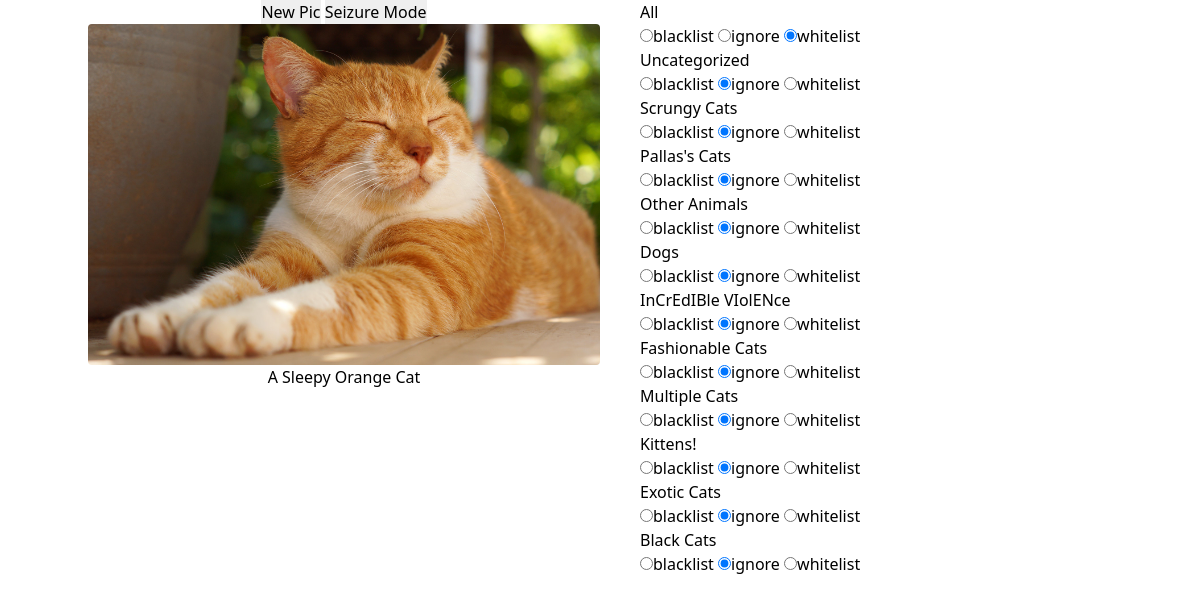
The app's page /CatPic/ with its own data.
### CatPic/models.py (models this page shows, shortened)
class Pic(models.Model):
    pic_id = (models.CharField(max_length=16, default='CatPic000', primary_key=True, unique=True))
    pic_name = (models.CharField(max_length=64, default='A Picture of a Cat'))
    pic_url = (models.ImageField(upload_to='CatPicPics'))
    pic_cats = (models.JSONField(default=default_cats))
    objects = models.Manager

class Filter(models.Model):
    fil_text = (models.CharField(max_length=128, default='filter'))
    fil_cat = (models.CharField(max_length=32, default='filter'))
    objects = models.Manager

### CatPic/views.py (the view)
# urls.py: path('', views.index, name='index'),
def index(request):
    clowder = dict()
    catpics = Pic.objects.all()
    for i, pic in enumerate(catpics):
        url = pic.pic_url.url
        cats = pic.pic_cats
        text = pic.pic_name
        clowder[i] = ([url, cats, text])
    filters_qs = Filter.objects.all()
    filters = dict()
    for i, fil in enumerate(filters_qs):
        fil_text = fil.fil_text
        fil_cat = fil.fil_cat
        filters[i] = ([fil_text, fil_cat])
    template = loader.get_template('catpic/index.html')
    try:
        catpic = catpics[randint(0, len(catpics) - 1)]
    except:
        catpic = None
    context = {
        'filters_qs': filters_qs,
        'filters': mark_safe(json.dumps(filters)),
        'catpic': catpic,
        'clowder': mark_safe(json.dumps(clowder))
    }
    return HttpResponse(template.render(context, request))

### CatPic/templates/CatPic/index.html (shortened to what this page needs)
<!DOCTYPE html>
<html lang="en">
<head>
    <link href="https://unpkg.com/tailwindcss@^2/dist/tailwind.min.css" rel="stylesheet">
</head>
<body>
    <div class="flex container mx-auto">
    <div class="text-center w-1/2">
    <input type="button" onClick="new_catpic()" value="New Pic" id="new_pic">
    <input type="button" onClick="cyberpunk_2077()" value="Seizure Mode" id="regrets">
    <img src="{{ catpic.pic_url.url }}" onLoad="" width="512" id="catpic" class="rounded mx-auto">
        <p id="kitty">{{ catpic.pic_name}}</p>
    </div>
    <div class="pl-10 w-1/2">
    {% for filter in filters_qs %}
        <p>{{ filter.fil_text }}</p>
        <form id="{{ filter.fil_cat }}">
            <input type="radio" onClick="add_to_blacklist('{{ filter.fil_cat }}')" id="blacklist" name="{{ filter.fil_cat }}"><label>blacklist</label>
            <input type="radio" onClick="add_to_neutral('{{ filter.fil_cat }}')" id="neutral" name="{{ filter.fil_cat }}" checked><label>ignore</label>
            <input type="radio" onClick="add_to_whitelist('{{ filter.fil_cat }}')" id="whitelist" name="{{ filter.fil_cat }}"><label>whitelist</label>
        </form>
    {% endfor %}
    </div>
    </div>
</body>
</html>

### records on screen
Pic: pic_url (picture), pic_name "A Sleepy Orange Cat"
Filter: fil_text "All"
Filter: fil_text "Uncategorized"
Filter: fil_text "Scrungy Cats"
Filter: fil_text "Pallas's Cats"
Filter: fil_text "Other Animals"
Filter: fil_text "Dogs"
Filter: fil_text "InCrEdIBle VIolENce"
Filter: fil_text "Fashionable Cats"
Filter: fil_text "Multiple Cats"
Filter: fil_text "Kittens!"
Filter: fil_text "Exotic Cats"
Filter: fil_text "Black Cats"
